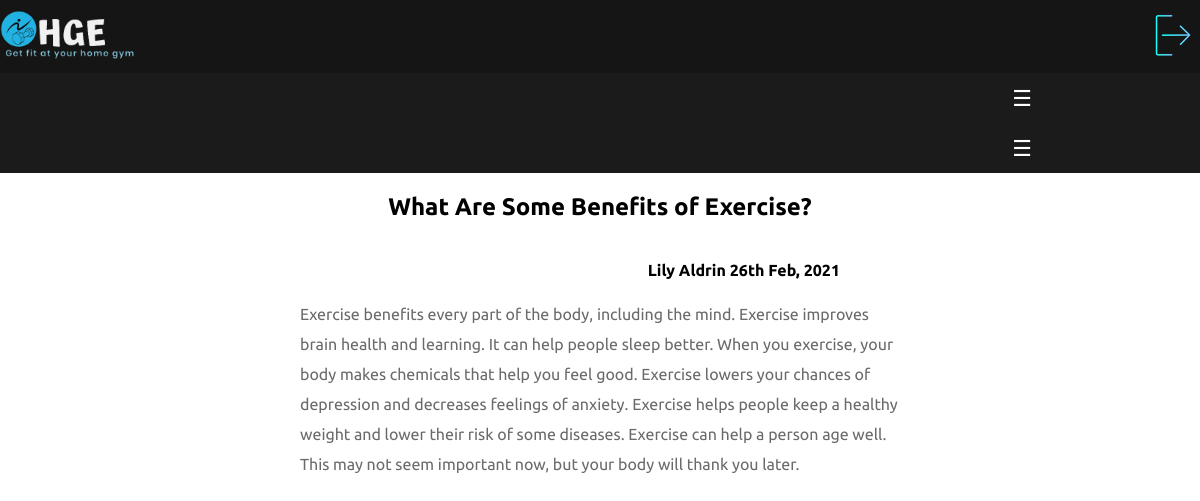
/blog.php?blog-id=4 (signed in), run on the app's committed database.
### tables this page shows
CREATE TABLE `blog` (
  `id` int(11) NOT NULL,
  `title` varchar(200) NOT NULL,
  `details` varchar(1000) NOT NULL,
  `author` varchar(20) NOT NULL,
  `publish` varchar(40) DEFAULT NULL,
  `image_path` varchar(200) NOT NULL
);

### blog.php (the view, shortened to what this page needs)
<?php
 include "config.php";
 include "navbar.php";
?>
<!DOCTYPE html>
<html lang="en">
<head>
    <link rel="stylesheet" href="css/style.css">
</head>
<body>
    <section class="container v-blog">
    <?php
                    $blog_id = $_GET['blog-id'];
                    $sql = "SELECT * FROM blog WHERE `id` ='$blog_id' ";
                    $res = mysqli_query($conn,  $sql);
                    if (mysqli_num_rows($res) > 0) {
                        while ($blog = mysqli_fetch_assoc($res)) { ?>
                        <div class="b-title">
                            <h2><?php echo $blog['title']  ?></a></h2>
                        </div>
                        <div class="b-author">
                            <h4><?php echo $blog['author']  ?> <span><?php echo $blog['publish']  ?></span></h4>
                        </div>
                        <div class="b-detail">
                            <p><?php echo $blog['details']  ?></p>
                        </div>
                    <?php } }?>
    </section>
</body>
</html>

### navbar.php (shortened to what this page needs)
<!DOCTYPE html>
<html lang="en" dir="ltr">
  <head>
    <link rel="stylesheet" href="css/style.css">
  </head>
  <body>
    <header>
      <div class="logo"><img src="images/logo.png" alt=""></div>
      <?php if (isset($_SESSION["username"])){?>
          <div claas="right">
        <a href="logout.php"><img src="images/logout.png" alt=""></a>
      </div>
      <?php }?>
    </header>
      <nav>
        <label for="click" class="menu-btn">
          <div class="ham-menu">&#9776;</div>
        </label>
      </nav>
      <?php if(isset($_SESSION['type']) && $_SESSION['type']=='admin'){
        include 'admin_navbar.php';
      } ?>
  </body>
</html>

### admin_navbar.php (shortened to what this page needs)
<!DOCTYPE html>
<html lang="en" dir="ltr">
  <head>
    <link rel="stylesheet" href="css/style.css">
  </head>
  <body>
      <nav>
        <label for="click1" class="menu-btn">
          <div class="ham-menu">&#9776;</div>
        </label>
      </nav>
  </body>
</html>

### css/style.css (style rules this page uses)
* { box-sizing: border-box; -webkit-box-sizing: border-box; -moz-box-sizing: border-box; scroll-behavior: smooth; margin: 0; padding: 0; box-sizing: border-box; }
body { font-family: 'Oswald', sans-serif; font-family: 'Ubuntu', sans-serif; -webkit-font-smoothing: antialiased; }
a { text-decoration: none; color: black; }
nav { display: flex; height: 50px; width: 100%; padding: 0 14%; background: #1b1b1b; align-items: center; justify-content:center; flex-wrap: wrap; position:sticky; top: -1px; z-index: 5; }
nav .menu-btn { color: #fff; font-size: 22px; cursor: pointer; }
.ham-menu { display: none; }
.container { margin: 5% 14%; }
header { display: flex; justify-content: space-between; align-items: center; padding: 10px 0; background-color: rgb(21, 21, 21); }
.logo img { height: 50px; }
.v-blog h2 { text-align: center; margin: 20px 0; }
.v-blog { width: 50%; margin: 0 auto; }
.v-blog h4 { width: 80%; text-align: right; margin: 20px auto; }
.v-blog p { color: rgb(106, 106, 106); line-height: 30px; text-justify: distribute-all-lines; }
@media screen and (max-width: 1200px) { #click:not(:checked) ~ .menu-btn .ham-menu { display: block; } }
@media screen and (max-width: 1200px) { #click1:not(:checked) ~ .menu-btn .ham-menu { display: block; } }
@media screen and (max-width: 1200px) { nav { justify-content: end; z-index: 2; } }

### data on the page
blog: title "What Are Some Benefits of Exercise?", author "Lily Aldrin", publish "26th Feb, 2021", details "Exercise benefits every part of the body, including the mind. Exercise improves brain health and learning. It can help people sleep better. When you exercise, your body makes chemicals that help you feel good. Exercise lowers your chances of depression and decreases feelings of anxiety. Exercise helps people keep a healthy weight and lower their risk of some diseases. Exercise can help a person age well. This may not seem important now, but your body will thank you later."
